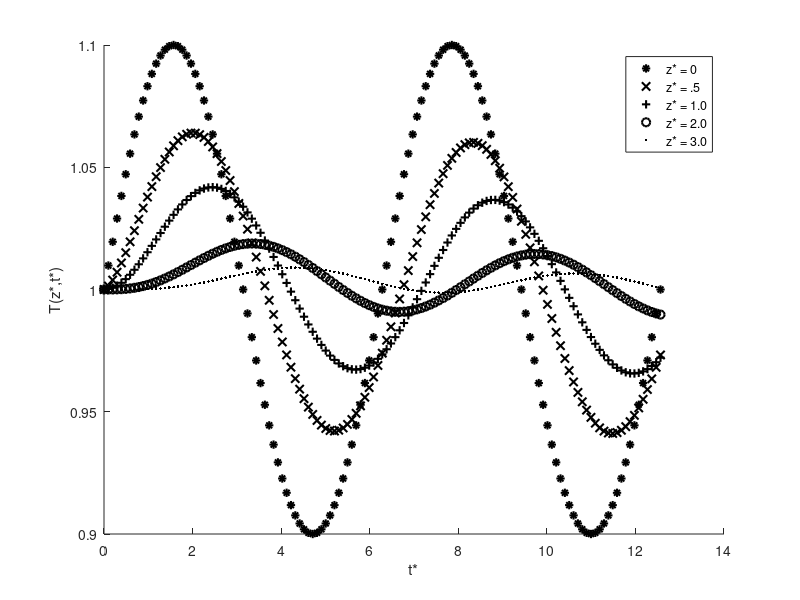

Write the MATLAB code that produced this figure.
clear all;clc;clf;

N = 64;
%constants
dZ = 1/2;
dT = 2*pi/N;
A = 1/2;
T1 = .1;
H = 10; 

s = A*dT/dZ^2; %Constant alpha*dT/dZ^2

t = 0:dT:4*pi;
z = 0:dZ:10;
size_T = length(t);
N = length(z);

A = sparse(N,N);
for i = 2:N-1
    A(i,i-1) = -s;
    A(i,i) = 1+2*s;
    A(i,i+1) = -s;
end

%set boundary conditions
A(1,1) = 1;
A(N,N) = 1;

B = zeros(N,1);
B(:,1) = 1;
B(1) = 1; B(N) = 1;
B;
T(:,1) = A\B;
B = A\B;

%implicit solve for AT = B
for i = 2:size_T
    B(1) = 1+T1*sin(t(i)); 
    B(N) = 1;
    
    T(:,i) = A\B;
    B = A\B;
end

%plot i = 1,2,3,5,7, z = 0,.5,1,2,3
hold on;
plot(t,T(1,:),'*black','LineWidth',1.5);
plot(t,T(2,:),'xblack','LineWidth',1.5);
plot(t,T(3,:),'+black','LineWidth',1.5);
plot(t,T(5,:),'oblack','LineWidth',1.5);
plot(t,T(7,:),'.black','LineWidth',1.5);
legend('z* = 0','z* = .5','z* = 1.0','z* = 2.0', 'z* = 3.0');
xlabel('t*'),ylabel('T(z*,t*)');

% hold on;
% plot(t,T(1,:),'*black');
% for i = 7:7
%     plot(t,T(i,:),'oblack');
% end
% legend('z* = 0','z* = .5');
% xlabel('t*'),ylabel('T(z*,t*)');
